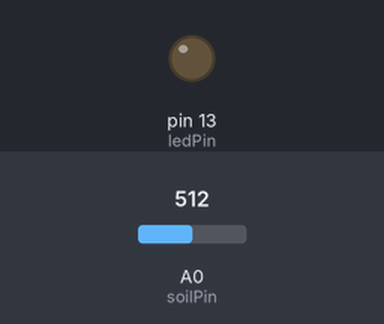
This sketch was run on a simulated Arduino Uno, built with avr-gcc and run on an emulated ATmega328P. On the bench: output pins drawn as LEDs (lit = HIGH). The inputs (shaded band) are chosen by the test bench; at power-on: A0 (soilPin) = 512.

Above: at 1.8 s.
1.9 s: A0 (soilPin) set to 118
3.4 s: A0 (soilPin) set to 99
At 4.5 s:
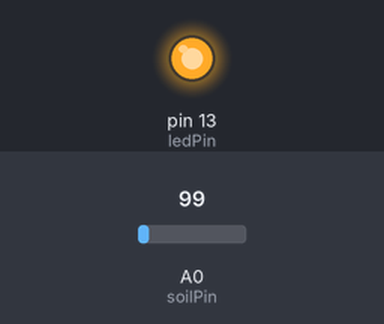
5.5 s: A0 (soilPin) set to 122
At 7.2 s:
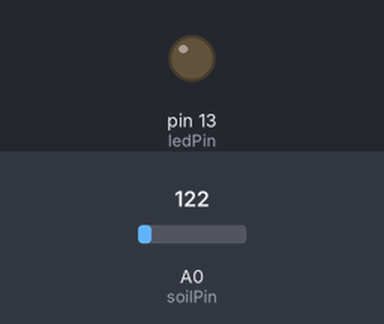
7.5 s: A0 (soilPin) set to 0
At 8.8 s:
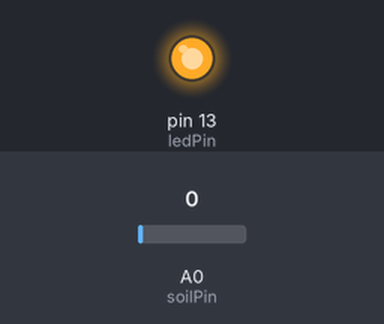
Timing chart, 0 to 10.5 s (numbered marks = the images above; inputs shaded):
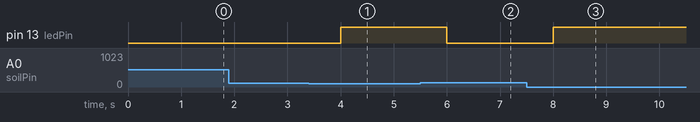

The sketch:

smartplant.ino
```cpp
int ledPin = 13;
int soilPin = A0;

int moistureLevel = 0;

int moistureCalibration = 111;

void setup() {
  pinMode(ledPin, OUTPUT);
  pinMode(soilPin, INPUT);

  Serial.begin(9600);
}
void loop() {
  moistureLevel = analogRead(soilPin);
  if (moistureLevel <= moistureCalibration) {
    digitalWrite(ledPin, HIGH);
  } else {
    digitalWrite(ledPin, LOW);
  }
  delay(1000);
}
```

Measured:
- the behaviour switches between 112 and 111 on A0 (soilPin) (found by bisection; images 0 and 1)
- after the input at 1.9 s, every drawn part: stays the same
- after the input at 3.4 s, pin 13 (ledPin): LOW → HIGH after 0.60 s
- after the input at 5.5 s, pin 13 (ledPin): HIGH → LOW after 0.50 s
- after the input at 7.5 s, pin 13 (ledPin): LOW → HIGH after 0.50 s
